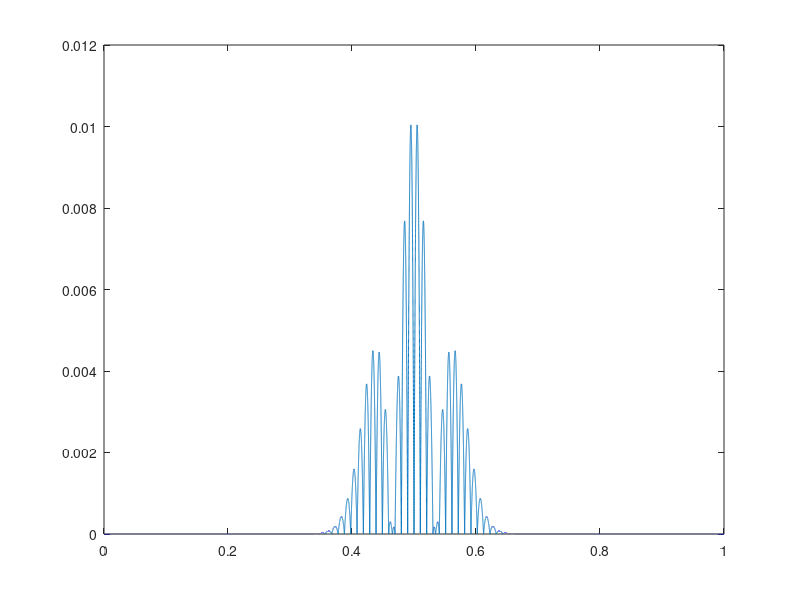

This figure's MATLAB source:
f = @(x)(exp(-400*(x-0.5).^2));
Nref = 100000 ;
xref = 0:1/Nref:1;

N = 98;
x = 0:1/N:1;
y = f(x);

yint = interp1(x,y,xref);

max(max(abs(yint - f(xref) )))

plot(xref, abs(yint - f(xref)))